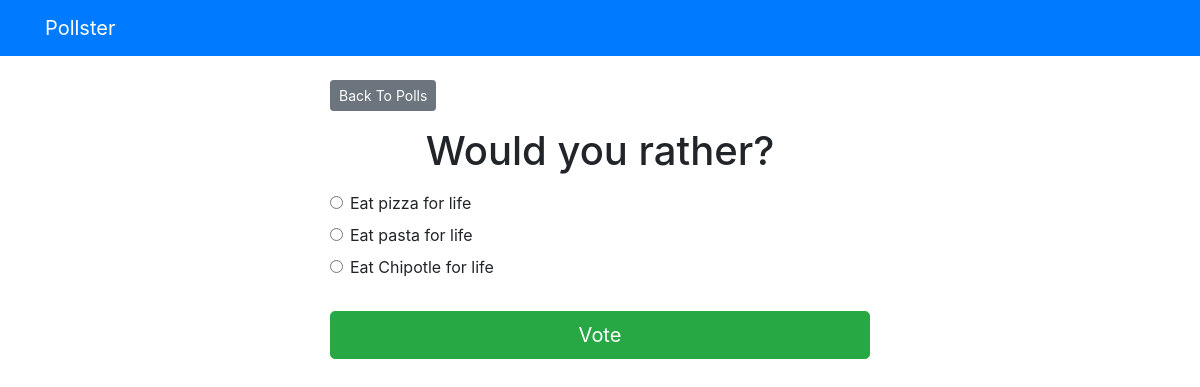
The app's page /polls/2/ with its own data.
### polls/views.py (the view)
# urls.py: path('<int:question_id>/', views.detail, name='detail'),
def detail(request, question_id):
    try:
        question = Question.objects.get(pk=question_id)
    except Question.DoesNotExist:
        raise Http404("Question does not exist")
    return render(request, 'polls/detail.html', {'question' : question} )

### templates/polls/detail.html (shortened to what this page needs)
{% extends 'base.html' %}
{% block content %}
<a class="btn btn-secondary btn-sm mb-3" href="{% url 'polls:index' %}">Back To Polls</a>
<h1 class="text-center mb-3">{{ question.question_text }}</h1>
<form action="{% url 'polls:vote' question.id %}" method="post">
	{% for choice in question.choice_set.all %}
		<div class="form-check">
			<input
				type="radio"
				name="choice"
				class="form-check-input"
				id="choice{{ forloop.counter }}"
				value="{{ choice.id }}"
			/>
			<label for="choice{{ forloop.counter }}">{{ choice.choice_text }}</label
			>
		</div>
	{% endfor %}
	<input type="submit" value="Vote" class="btn btn-success btn-lg btn-block mt-4" />
</form>
{% endblock %}

### records on screen
Question: question_text "Would you rather?"
Choice: choice_text "Eat pizza for life"
Choice: choice_text "Eat pasta for life"
Choice: choice_text "Eat Chipotle for life"
